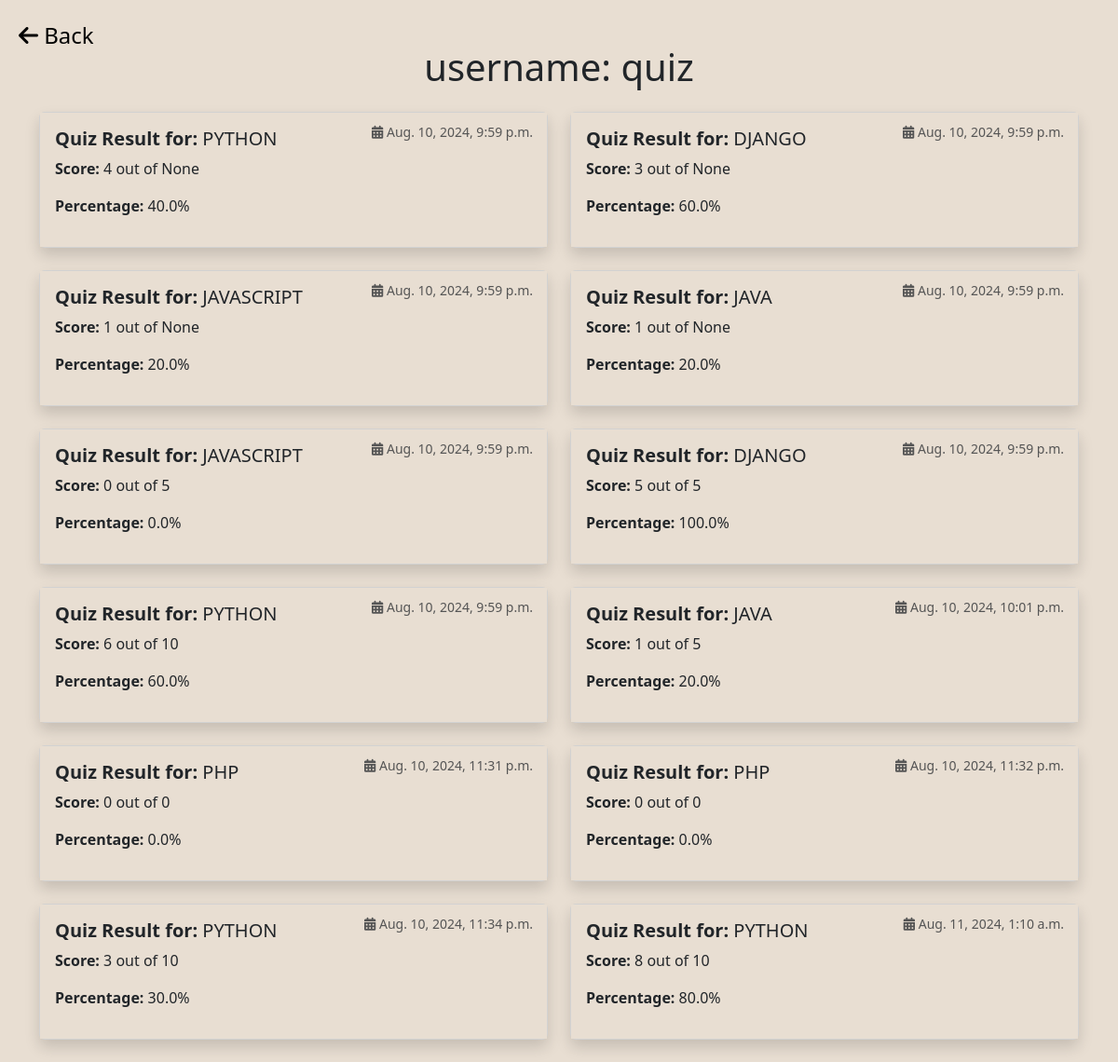
Before: /contact/Profile/ (signed in) with the older database file.
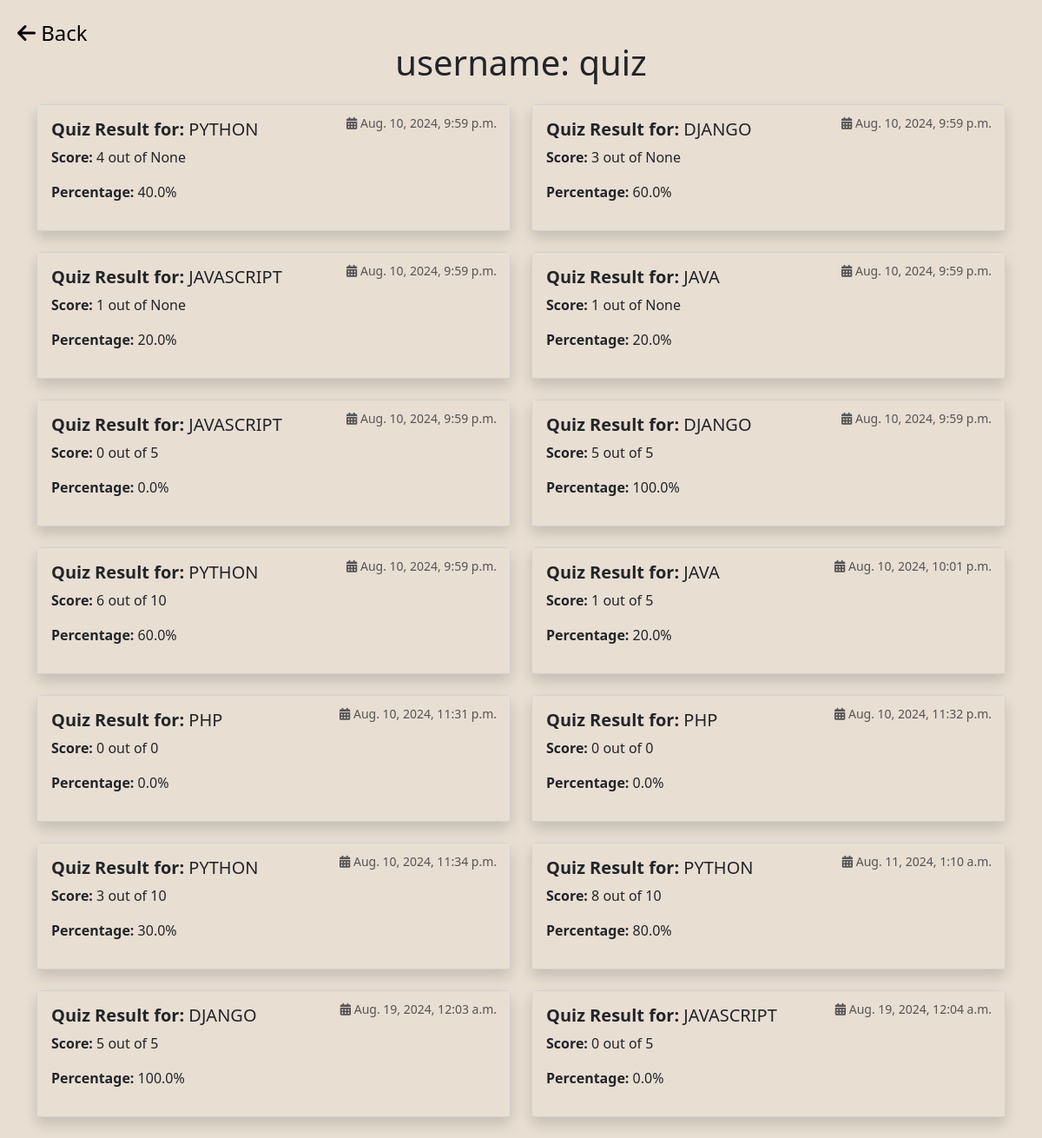
After: the same page with the newer database file.
### home/models.py (models this page shows, shortened)
class QuizScore(models.Model):
    user = models.ForeignKey(User, on_delete=models.CASCADE)
    quiz = models.ForeignKey(Quiz, on_delete=models.CASCADE)
    total_question = models.IntegerField(null=True,blank=True)
    score = models.IntegerField()
    percentage_score=models.FloatField(null=True)
    create_at = models.DateTimeField(default=now,blank=True)

class Quiz(models.Model):
    title = models.CharField(max_length=200)
    def __str__(self):
        return self.title

### contact/views.py (the view)
# urls.py: path('Profile/',PROFILE,name='profile'),
def PROFILE(request):
    user = request.user
    quiz = QuizScore.objects.filter(user=user)
    return render(request,'profile.html',{'quiz':quiz})

### home/context_processors.py (called while the page is built)
def QuizList(request):
    quizzes = Quiz.objects.all()
    return {'quizzes': quizzes}

### template/profile.html (shortened to what this page needs)
<!DOCTYPE html>
<html lang="en">
<head>
    <link href="https://cdn.jsdelivr.net/npm/bootstrap@5.3.2/dist/css/bootstrap.min.css" rel="stylesheet">
    <link rel="stylesheet" href="https://cdnjs.cloudflare.com/ajax/libs/font-awesome/6.4.2/css/all.min.css" />
</head>
<body style="background-color: #e8ded2;">
    <div class="container mt-5">
        <a href="{% url 'quiz_list' %}" class="back-button">
            <i class="fas fa-arrow-left"></i> Back
        </a>
        <div class="text-center mb-4 content-main">
            <h1>username: {{ user.username }}</h1>
        </div>
        <div class="row">
            {% if quiz %}
            {% for i in quiz %}
            <div class="col-md-6 mb-4">
                <div class="card shadow">
                    <div class="card-body" style="background-color: #e8ded2;">
                        <h5 class="card-title">
                            <strong>Quiz Result for:</strong> {{ i.quiz }}
                        </h5>
                        <p class="card-text">
                            <strong>Score:</strong> {{ i.score }} out of {{ i.total_question }}
                        </p>
                        <p class="card-text">
                            <strong>Percentage:</strong> {{ i.percentage_score }}%
                        </p>
                        <p class="quiz-date">
                            <i class="fas fa-calendar-alt"></i> {{ i.create_at }}
                        </p>
                    </div>
                </div>
            </div>
            {% endfor %}
            {% endif %}
        </div>
    </div>
</body>
</html>

Changed rows visible on the page:
added QuizScore: quiz "DJANGO", score "5", total_question "5", percentage_score "100.0", create_at "Aug. 19, 2024, 12:03 a.m."
added QuizScore: quiz "JAVASCRIPT", score "0", total_question "5", percentage_score "0.0", create_at "Aug. 19, 2024, 12:04 a.m."
